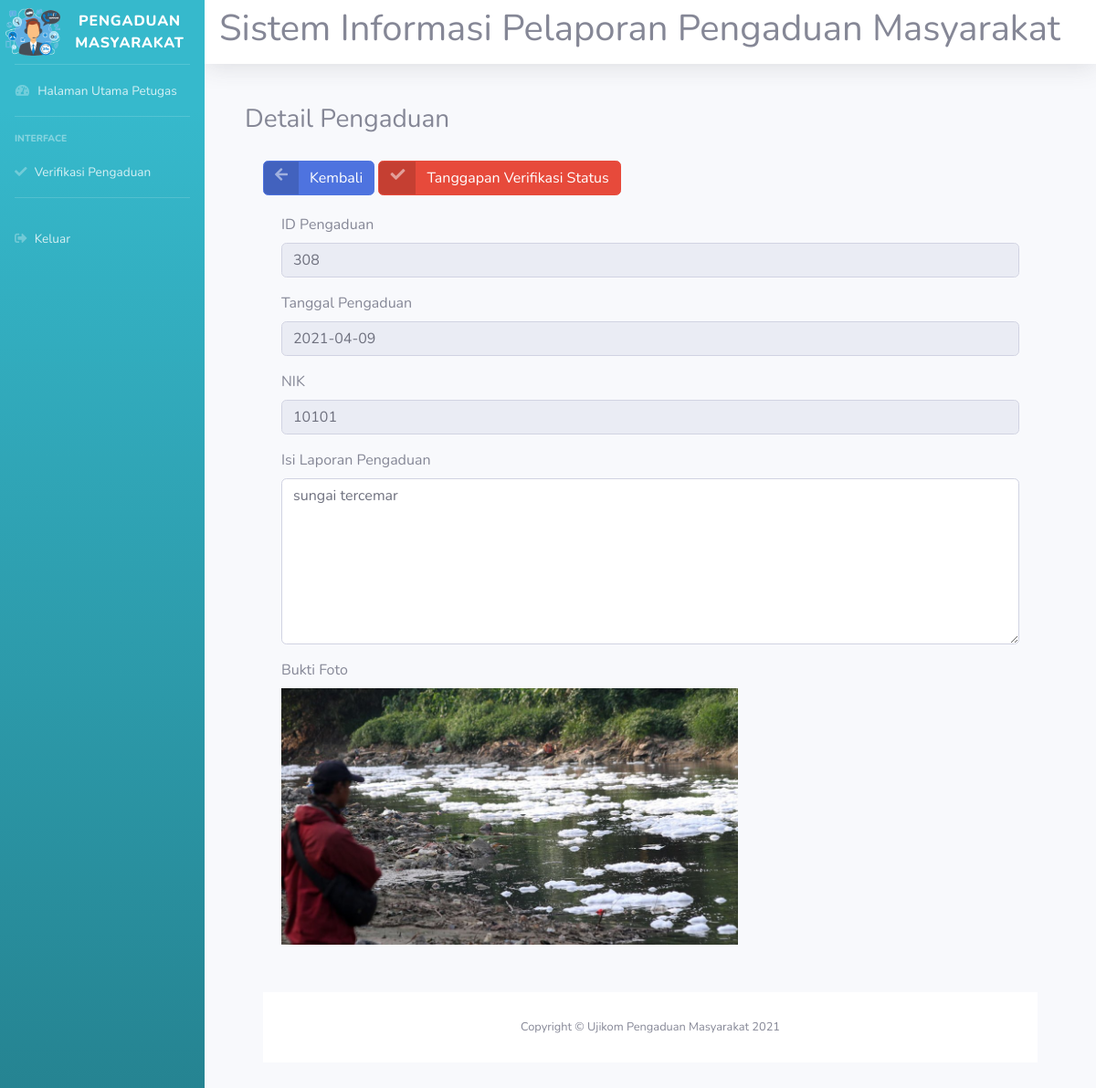
The page /aplikasi_pengaduanmasyarakat/petugas/rifki_petugas.php?url=rifki_detailverifikasi&id=308 on the database its author committed.
### tables this page shows
CREATE TABLE `rifki_pengaduan` (
  `rifki_id_pengaduan` int(11) NOT NULL,
  `rifki_tgl_pengaduan` date NOT NULL,
  `rifki_nik` char(16) NOT NULL,
  `rifki_petugasdinas` varchar(30) NOT NULL,
  `rifki_daerah` varchar(32) NOT NULL,
  `rifki_isi_laporan` text NOT NULL,
  `rifki_foto` varchar(255) NOT NULL,
  `rifki_status` enum('Belum','proses','selesai') NOT NULL
);

### aplikasi_pengaduanmasyarakat/petugas/rifki_detailverifikasi.php (the view, shortened to what this page needs)
<!DOCTYPE html>
<html lang="en">
<?php
include '../rifki_koneksi.php';
  $sql = mysqli_query($koneksi, "SELECT * FROM rifki_pengaduan where rifki_id_pengaduan ='$_GET[id]'");
  $data = mysqli_fetch_array($sql);
  ?>
<head>
  <link href="../vendor/fontawesome-free/css/all.min.css" rel="stylesheet" type="text/css">
  <link href="../css/sb-admin-2.min.css" rel="stylesheet">
</head>
<body id="page-top">
<div class="card-body">
  <div class="card_header">
    <h3>Detail Pengaduan</h3>
  </div>
  <div class="card-body">
  <div class="form-group cols-sm-6">
  <a href="?url=rifki_verifikasi" class="btn btn-primary btn-icon-split">
    <span class="icon text-white-50">
      <i class="fas fa-arrow-left"></i>
    </span>
    <span class="text">Kembali</span>
  </a>
   <a href="rifki_proses.php?id=<?php echo $data['rifki_id_pengaduan']; ?>" class="btn btn-danger btn-icon-split" onclick="return confirm('Yakin Mau Proses Verifikasi Status')">
    <span class="icon text-white-50">
      <i class="fas fa-check"></i>
    </span>
    <span class="text">Tanggapan Verifikasi Status</span>
  </a>
  <div class="card-body">
    <form action="rifki_simpanpengaduan.php" method="post" class="form-horizontal" enctype="multipart/form-data">
      <div class="form-group cols-sm-6">
        <label>ID Pengaduan</label><br>
        <input type="text" value="<?php echo $data['rifki_id_pengaduan']; ?>" class="form-control" readonly>
      </div>
      <div class="form-group cols-sm-6">
        <label>Tanggal Pengaduan</label><br>
        <input type="text" name="rifki_tgl_pengaduan" value="<?php echo $data['rifki_tgl_pengaduan']; ?>" class="form-control" readonly>
      </div>
      <div class="form-group cols-sm-6">
        <label>NIK</label><br>
        <input type="text" value="<?php echo $data['rifki_nik']; ?>" class="form-control" readonly>
      </div>
       <div class="form-group cols-sm-6">
        <label>Isi Laporan Pengaduan</label>
        <textarea class="form-control" rows="7"><?php echo $data['rifki_isi_laporan']; ?>
        </textarea>
      </div>
       <div class="form-group cols-sm-6">
        <label>Bukti Foto</label>
        <br>
        <img src="../foto/<?php echo $data['rifki_foto']; ?>" style="width: 500px">
      </div>
</body>
</html>

### rows shown on the page
rifki_pengaduan: rifki_id_pengaduan "308", rifki_tgl_pengaduan "2021-04-09", rifki_nik "10101", rifki_isi_laporan "sungai tercemar", rifki_foto (picture)
